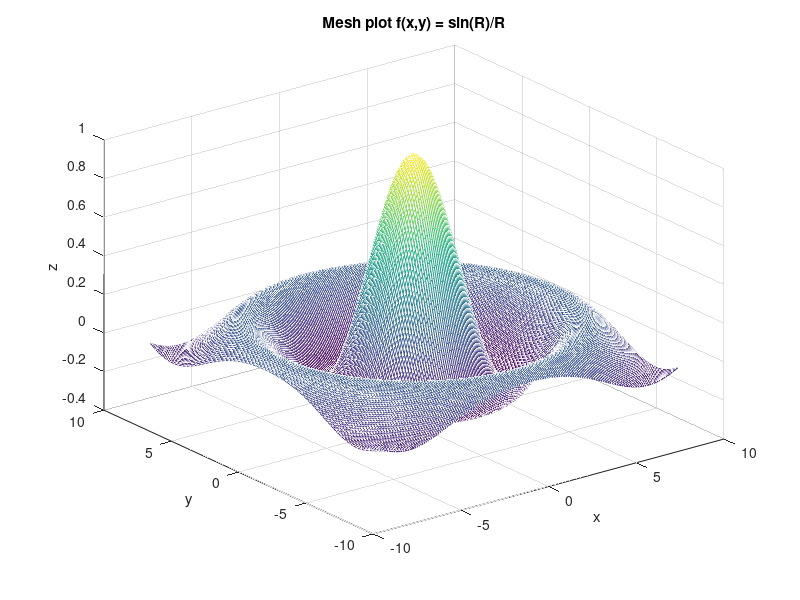

The MATLAB script that drew this image:
% =====================================================
% Grafik Garis 3D - MESH PLOT
% =====================================================

clc; clear; close all;

x = -8.5:0.1:8.5;
y = x;
[X, Y] = meshgrid(x, y);
R = sqrt(X.^2 + Y.^2);
Z = sin(R) ./ R;

mesh(X, Y, Z);
xlabel('x'); ylabel('y'); zlabel('z');
title('Mesh plot f(x,y) = sin(R)/R')
